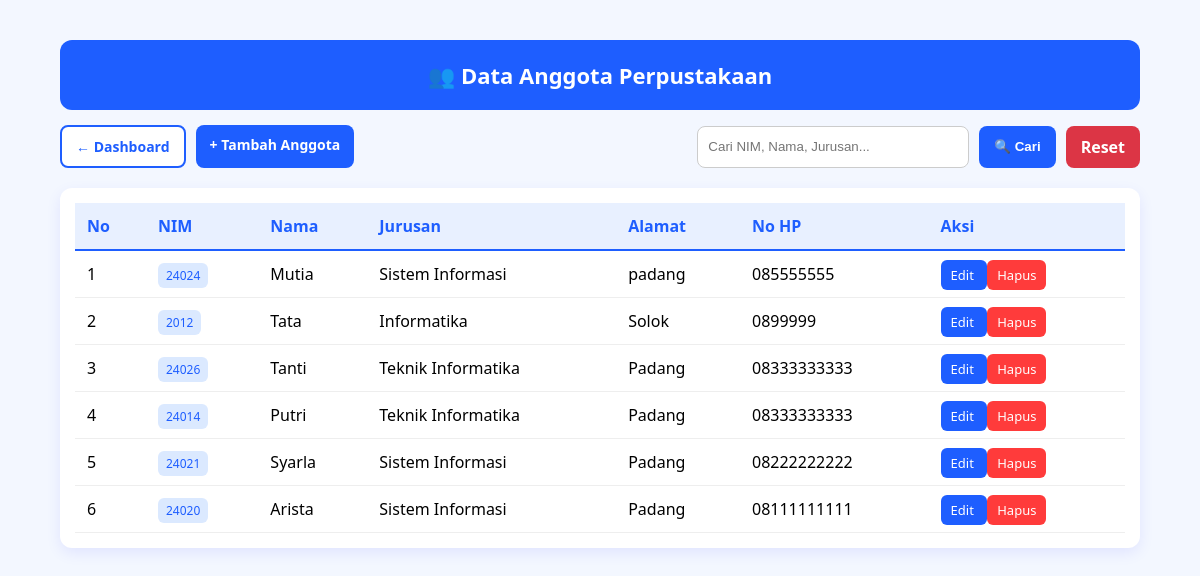
Screenshot of /admin/anggota/index.php with the database file from the repository.
### tables this page shows
CREATE TABLE `anggota` (
  `id_anggota` int(11) NOT NULL,
  `nim` varchar(20) NOT NULL,
  `nama_anggota` varchar(100) NOT NULL,
  `jurusan` varchar(100) DEFAULT NULL,
  `alamat` text DEFAULT NULL,
  `no_hp` varchar(15) DEFAULT NULL
);

### admin/anggota/index.php (the view, shortened to what this page needs)
<?php
include "../../config/koneksi.php";
$cari = "";
if(isset($_GET['cari'])){
    $cari = mysqli_real_escape_string(
        $conn,
        $_GET['cari']
    );
    $data = mysqli_query($conn,"
    SELECT * FROM anggota
    WHERE
    nim LIKE '%$cari%'
    OR nama_anggota LIKE '%$cari%'
    OR jurusan LIKE '%$cari%'
    ORDER BY id_anggota DESC
    ");
}else{
    $data = mysqli_query(
        $conn,
        "SELECT * FROM anggota
        ORDER BY id_anggota DESC"
    );
}
?>
<!DOCTYPE html>
<html>
<head>
</head>
<body>
<div class="container">
    <div class="header">
        👥 Data Anggota Perpustakaan
    </div>
    <div class="toolbar">
        <div class="left-btn">
            <a href="../dashboard.php"
            class="btn btn-back">
                ← Dashboard
            </a>
            <a href="tambah.php"
            class="btn btn-add">
                + Tambah Anggota
            </a>
        </div>
        <form method="GET"
        class="search-box">
            <input
            type="text"
            name="cari"
            placeholder="Cari NIM, Nama, Jurusan..."
            value="<?= $cari ?>">
            <button
            type="submit"
            class="btn-search">
                🔍 Cari
            </button>
            <a href="index.php"
            class="btn-reset">
                Reset
            </a>
        </form>
    </div>
    <div class="card">
        <table>
            <tr>
                <th>No</th>
                <th>NIM</th>
                <th>Nama</th>
                <th>Jurusan</th>
                <th>Alamat</th>
                <th>No HP</th>
                <th>Aksi</th>
            </tr>
            <?php
            $no = 1;
            while($d = mysqli_fetch_array($data)){
            ?>
            <tr>
                <td><?= $no++ ?></td>
                <td>
                    <span class="badge">
                        <?= $d['nim'] ?>
                    </span>
                </td>
                <td><?= $d['nama_anggota'] ?></td>
                <td><?= $d['jurusan'] ?></td>
                <td><?= $d['alamat'] ?></td>
                <td><?= $d['no_hp'] ?></td>
                <td class="action">
                    <a
                    class="edit"
                    href="edit.php?id=<?= $d['id_anggota'] ?>">
                        Edit
                    </a>
                    <a
                    class="hapus"
                    href="hapus.php?id=<?= $d['id_anggota'] ?>"
                    onclick="return confirm('Yakin hapus data?')">
                        Hapus
                    </a>
                </td>
            </tr>
            <?php } ?>
        </table>
    </div>
</div>
</body>
</html>

### admin/anggota/index.php (style rules this page uses)
body { font-family:'Segoe UI',sans-serif; background:#f3f7ff; margin:0; padding:0; }
.container { width:90%; margin:40px auto; }
.header { background:#1e5eff; color:white; padding:20px; border-radius:12px; text-align:center; font-size:22px; font-weight:bold; }
.toolbar { margin-top:15px; display:flex; justify-content:space-between; align-items:center; flex-wrap:wrap; gap:10px; }
.left-btn { display:flex; gap:10px; }
.btn { text-decoration:none; padding:10px 14px; border-radius:8px; font-weight:bold; font-size:14px; }
.btn-back { background:white; color:#1e5eff; border:2px solid #1e5eff; }
.btn-add { background:#1e5eff; color:white; }
.search-box { display:flex; gap:10px; }
.search-box input { padding:10px; width:250px; border:1px solid #ccc; border-radius:8px; }
.btn-search { background:#1e5eff; color:white; border:none; padding:10px 15px; border-radius:8px; cursor:pointer; font-weight:bold; }
.btn-reset { background:#dc3545; color:white; text-decoration:none; padding:10px 15px; border-radius:8px; font-weight:bold; }
.card { margin-top:20px; background:white; padding:15px; border-radius:12px; box-shadow:0 5px 15px rgba(0,0,255,0.08); }
table { width:100%; border-collapse:collapse; }
th { background:#e8f0ff; color:#1e5eff; padding:12px; border-bottom:2px solid #1e5eff; text-align:left; }
td { padding:12px; border-bottom:1px solid #eee; }
.action a { text-decoration:none; padding:6px 10px; border-radius:6px; font-size:13px; }
.edit { background:#1e5eff; color:white; }
.hapus { background:#ff3b3b; color:white; }
.badge { background:#dbe9ff; color:#1e5eff; padding:4px 8px; border-radius:6px; font-size:12px; }

### rows the page displays
anggota: nim "24024", nama_anggota "Mutia", jurusan "Sistem Informasi", alamat "padang", no_hp "085555555"
anggota: nim "2012", nama_anggota "Tata", jurusan "Informatika", alamat "Solok", no_hp "0899999"
anggota: nim "24026", nama_anggota "Tanti", jurusan "Teknik Informatika", alamat "Padang", no_hp "08333333333"
anggota: nim "24014", nama_anggota "Putri", jurusan "Teknik Informatika", alamat "Padang", no_hp "08333333333"
anggota: nim "24021", nama_anggota "Syarla", jurusan "Sistem Informasi", alamat "Padang", no_hp "08222222222"
anggota: nim "24020", nama_anggota "Arista", jurusan "Sistem Informasi", alamat "Padang", no_hp "08111111111"
